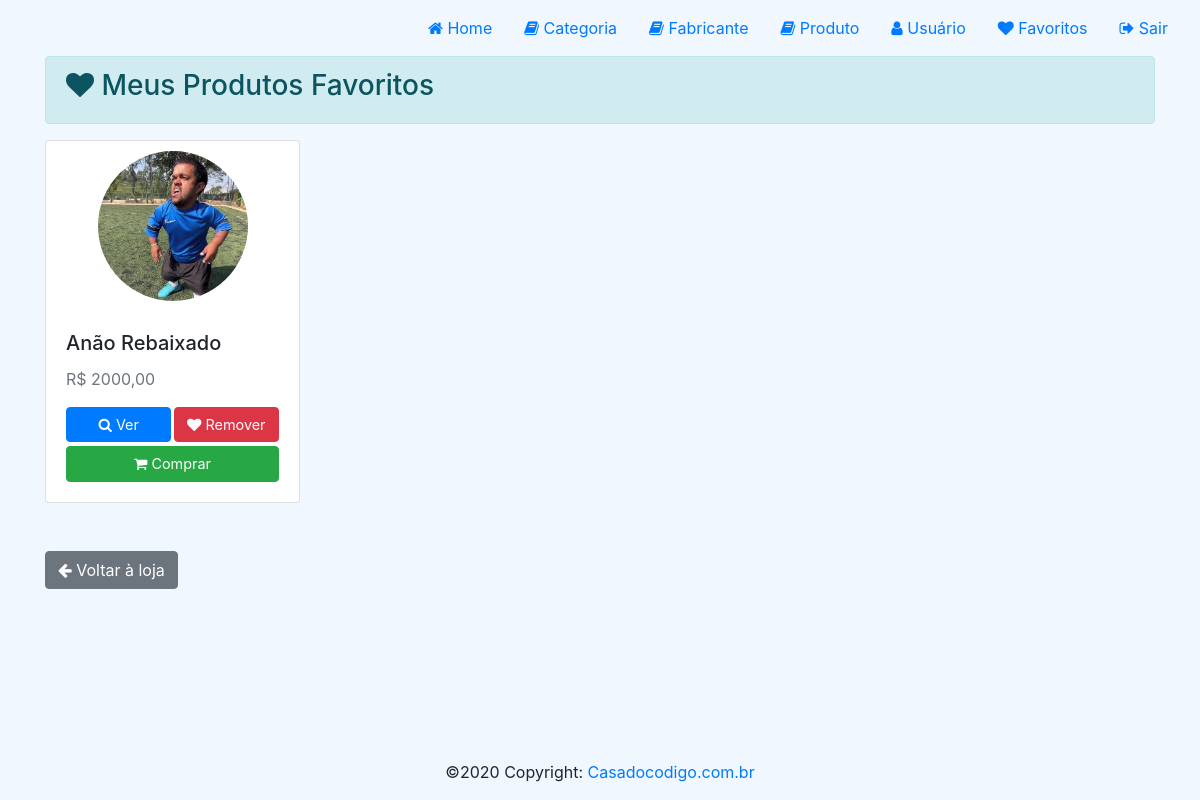
Page /favorito/ (signed in) on the committed database.
### loja/models/Favorito.py (models this page shows, shortened)
class Favorito(models.Model):
    user = models.ForeignKey(User, null=True, related_name='favoritos', on_delete=models.CASCADE)
    produto = models.ForeignKey(Produto, null=True, related_name='favoritos', on_delete=models.CASCADE)
    criado_em = models.DateTimeField(auto_now_add=True)
    class Meta:
        unique_together = ('user', 'produto')

### loja/models/Produto.py (models this page shows, shortened)
class Produto(models.Model):
    produtoo = models.CharField(max_length=100)
    destaque = models.BooleanField(default=True)
    promocao = models.BooleanField(default=True)
    msgPromocao = models.CharField(max_length=100, null=True, blank=True)
    preco = models.DecimalField(max_digits=8, decimal_places=2)
    categoria = models.ForeignKey(
        Categoria,
        null=True,
        related_name='categoria' ,
        on_delete=models.SET_NULL,
    )
    fabricante = models.ForeignKey(
        Fabricante,
        null=True,
        related_name='fabricantee' ,
        on_delete=models.SET_NULL,
    )
    criado_em = models.DateTimeField(auto_now_add=True)
    alterado_em = models.DateTimeField(auto_now=True)
    image = models.ImageField(null=True, blank=True)

### loja/views/FavoritoView.py (the view)
@login_required
def lista_favoritos_view(request):
    favoritos = Favorito.objects.filter(user=request.user).select_related('produto')
    context = {'favoritos': favoritos}
    return render(request, 'favorito/favorito-listar.html', context=context)

### loja/templates/favorito/favorito-listar.html (shortened to what this page needs)
{% extends 'base.html' %}
{% load static %}
{% block styles %}
<link rel="stylesheet" href="{% static 'css/home.css' %}">
{% endblock %}
{% block content %}
<div id="content">
    <div class="container">
        <div class="alert alert-info">
            <h3><i class="fa fa-heart"></i> Meus Produtos Favoritos</h3>
        </div>
        {% if favoritos %}
            <div class="row">
                {% for fav in favoritos %}
                    <div class="col-xs-9 col-md-3 col-lg-3">
                        <div class="card mb-4">
                            <div class="image-circle" style="background-image: url('/media/{{ fav.produto.image }}');"></div>
                            <div class="card-body d-flex justify-content-between flex-wrap">
                                <h5 class="card-title w-100">{{ fav.produto.produtoo }}</h5>
                                <p class="text-muted w-100">R$ {{ fav.produto.preco|floatformat:2 }}</p>
                                <a href="{% url 'details_produto' fav.produto.id %}" class="btn btn-primary btn-card mb-1">
                                    <i class="fa fa-search"></i> Ver
                                </a>
                                <a href="{% url 'favoritar' fav.produto.id %}?next=/favorito/" class="btn btn-danger btn-card mb-1">
                                    <i class="fa fa-heart"></i> Remover
                                </a>
                                <a href="{% url 'create_carrinhoitem' fav.produto.id %}" class="btn btn-success btn-card w-100 ml-0">
                                    <i class="fa fa-shopping-cart"></i> Comprar
                                </a>
                            </div>
                        </div>
                    </div>
                {% endfor %}
            </div>
        {% endif %}
        <div class="mt-4">
            <a href="{% url 'home' %}" class="btn btn-secondary">
                <i class="fa fa-arrow-left"></i> Voltar à loja
            </a>
        </div>
    </div>
</div>
{% endblock %}

### loja/static/css/global.css (style rules this page uses)
#content { min-height: calc(100vh - 112px); }
.image-circle { width: 150px;height: 150px; border-radius: 100%;margin: 10px auto; background-size: cover; background-repeat: no-repeat; background-position:center; background-color: #ccc; }
.btn-card { width: 49.5%; float: left; font-size: 0.9em; }
.btn-card:last-child { margin-left: 1%; }

### loja/static/css/home.css (style rules this page uses)
body { background-color: #f1f7ff; }

### rows in the picture
Favorito: produto.image (picture), produto.produtoo "Anão Rebaixado", produto.preco "2000,00"
